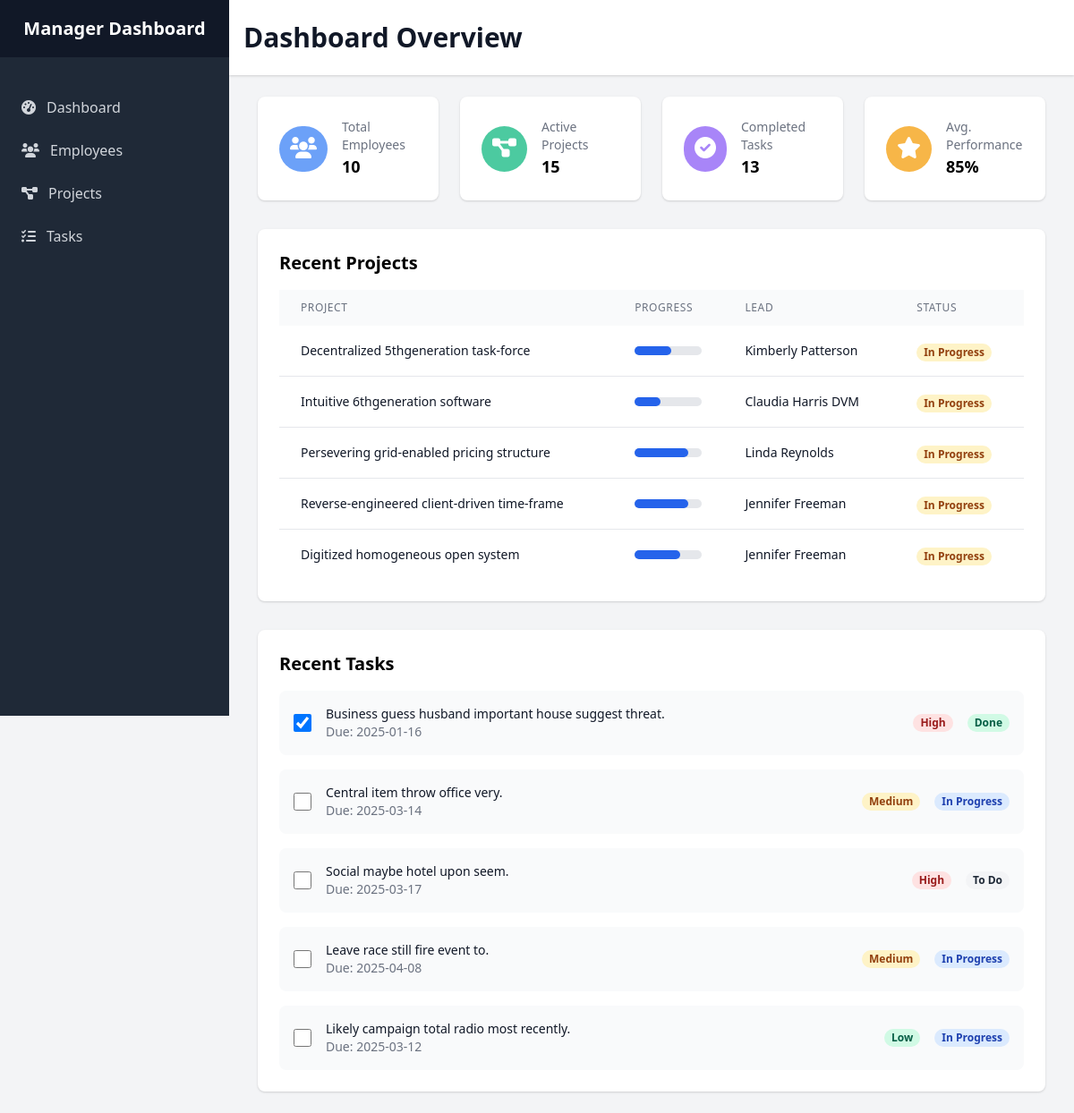
/dashboard, run on the app's committed database.
### app/models.py (models this page shows)
class Project(db.Model):
    id = db.Column(db.Integer, primary_key=True)
    title = db.Column(db.String(200), nullable=False)
    description = db.Column(db.Text)
    progress = db.Column(db.Integer, default=0)  # 0-100
    start_date = db.Column(db.DateTime, default=datetime.utcnow)
    end_date = db.Column(db.DateTime)
    employee_id = db.Column(db.Integer, db.ForeignKey('employee.id'))
    tasks = db.relationship('Task', backref='project', lazy=True)

class Employee(db.Model):
    id = db.Column(db.Integer, primary_key=True)
    name = db.Column(db.String(100), nullable=False)
    email = db.Column(db.String(120), unique=True, nullable=False)
    role = db.Column(db.String(100))
    department = db.Column(db.String(100))
    skills = db.Column(db.String(500))
    badge_level = db.Column(db.Integer, default=1)
    join_date = db.Column(db.DateTime, default=datetime.utcnow)
    projects = db.relationship('Project', backref='employee', lazy=True)
    tasks = db.relationship('Task', backref='employee', lazy=True)

class Task(db.Model):
    id = db.Column(db.Integer, primary_key=True)
    title = db.Column(db.String(200), nullable=False)
    description = db.Column(db.Text)
    status = db.Column(db.String(50), default='To Do')  # To Do, In Progress, Done
    priority = db.Column(db.String(50), default='Medium')  # Low, Medium, High
    due_date = db.Column(db.DateTime)
    created_at = db.Column(db.DateTime, default=datetime.utcnow)
    employee_id = db.Column(db.Integer, db.ForeignKey('employee.id'))
    project_id = db.Column(db.Integer, db.ForeignKey('project.id'))

### app/routes.py (the view)
@main.route('/')
@main.route('/dashboard')
def dashboard():
    employees = Employee.query.all()
    projects = Project.query.all()
    tasks = Task.query.all()
    total_employees = len(employees)
    active_projects = len([p for p in projects if p.progress < 100])
    completed_tasks = len([t for t in tasks if t.status == 'Done'])
    return render_template('dashboard.html',
                         employees=employees,
                         projects=projects,
                         tasks=tasks,
                         total_employees=total_employees,
                         active_projects=active_projects,
                         completed_tasks=completed_tasks)

### app/templates/dashboard.html
{% extends "base.html" %}
{% block header %}Dashboard Overview{% endblock %}
{% block content %}
<div class="grid grid-cols-1 md:grid-cols-2 lg:grid-cols-4 gap-6 mb-8">
    <div class="bg-white rounded-lg shadow p-6">
        <div class="flex items-center">
            <div class="p-3 rounded-full bg-blue-500 bg-opacity-75">
                <i class="fas fa-users text-white text-2xl"></i>
            </div>
            <div class="ml-4">
                <p class="text-sm text-gray-500">Total Employees</p>
                <p class="text-lg font-semibold">{{ total_employees }}</p>
            </div>
        </div>
    </div>
    <div class="bg-white rounded-lg shadow p-6">
        <div class="flex items-center">
            <div class="p-3 rounded-full bg-green-500 bg-opacity-75">
                <i class="fas fa-project-diagram text-white text-2xl"></i>
            </div>
            <div class="ml-4">
                <p class="text-sm text-gray-500">Active Projects</p>
                <p class="text-lg font-semibold">{{ active_projects }}</p>
            </div>
        </div>
    </div>
    <div class="bg-white rounded-lg shadow p-6">
        <div class="flex items-center">
            <div class="p-3 rounded-full bg-purple-500 bg-opacity-75">
                <i class="fas fa-check-circle text-white text-2xl"></i>
            </div>
            <div class="ml-4">
                <p class="text-sm text-gray-500">Completed Tasks</p>
                <p class="text-lg font-semibold">{{ completed_tasks }}</p>
            </div>
        </div>
    </div>
    <div class="bg-white rounded-lg shadow p-6">
        <div class="flex items-center">
            <div class="p-3 rounded-full bg-yellow-500 bg-opacity-75">
                <i class="fas fa-star text-white text-2xl"></i>
            </div>
            <div class="ml-4">
                <p class="text-sm text-gray-500">Avg. Performance</p>
                <p class="text-lg font-semibold">85%</p>
            </div>
        </div>
    </div>
</div>
<div class="bg-white rounded-lg shadow mb-8">
    <div class="p-6">
        <h2 class="text-xl font-semibold mb-4">Recent Projects</h2>
        <div class="overflow-x-auto">
            <table class="min-w-full">
                <thead>
                    <tr class="bg-gray-50">
                        <th class="px-6 py-3 text-left text-xs font-medium text-gray-500 uppercase tracking-wider">Project</th>
                        <th class="px-6 py-3 text-left text-xs font-medium text-gray-500 uppercase tracking-wider">Progress</th>
                        <th class="px-6 py-3 text-left text-xs font-medium text-gray-500 uppercase tracking-wider">Lead</th>
                        <th class="px-6 py-3 text-left text-xs font-medium text-gray-500 uppercase tracking-wider">Status</th>
                    </tr>
                </thead>
                <tbody class="bg-white divide-y divide-gray-200">
                    {% for project in projects[:5] %}
                    <tr>
                        <td class="px-6 py-4 whitespace-nowrap">
                            <div class="text-sm font-medium text-gray-900">{{ project.title }}</div>
                        </td>
                        <td class="px-6 py-4 whitespace-nowrap">
                            <div class="w-full bg-gray-200 rounded-full h-2.5">
                                <div class="bg-blue-600 h-2.5 rounded-full" style="width: {{ project.progress }}%"></div>
                            </div>
                        </td>
                        <td class="px-6 py-4 whitespace-nowrap">
                            <div class="text-sm text-gray-900">{{ project.employee.name }}</div>
                        </td>
                        <td class="px-6 py-4 whitespace-nowrap">
                            <span class="px-2 inline-flex text-xs leading-5 font-semibold rounded-full
                                       {% if project.progress < 100 %}bg-yellow-100 text-yellow-800
                                       {% else %}bg-green-100 text-green-800{% endif %}">
                                {{ 'Completed' if project.progress == 100 else 'In Progress' }}
                            </span>
                        </td>
                    </tr>
                    {% endfor %}
                </tbody>
            </table>
        </div>
    </div>
</div>
<div class="bg-white rounded-lg shadow">
    <div class="p-6">
        <h2 class="text-xl font-semibold mb-4">Recent Tasks</h2>
        <div class="space-y-4">
            {% for task in tasks[:5] %}
            <div class="flex items-center justify-between p-4 bg-gray-50 rounded-lg">
                <div class="flex items-center space-x-4">
                    <input type="checkbox" class="form-checkbox h-5 w-5 text-blue-600"
                           {% if task.status == 'Done' %}checked{% endif %}>
                    <div>
                        <p class="text-sm font-medium text-gray-900">{{ task.title }}</p>
                        <p class="text-sm text-gray-500">Due: {{ task.due_date.strftime('%Y-%m-%d') }}</p>
                    </div>
                </div>
                <div class="flex items-center space-x-4">
                    <span class="px-2 inline-flex text-xs leading-5 font-semibold rounded-full
                               {% if task.priority == 'High' %}bg-red-100 text-red-800
                               {% elif task.priority == 'Medium' %}bg-yellow-100 text-yellow-800
                               {% else %}bg-green-100 text-green-800{% endif %}">
                        {{ task.priority }}
                    </span>
                    <span class="px-2 inline-flex text-xs leading-5 font-semibold rounded-full
                               {% if task.status == 'Done' %}bg-green-100 text-green-800
                               {% elif task.status == 'In Progress' %}bg-blue-100 text-blue-800
                               {% else %}bg-gray-100 text-gray-800{% endif %}">
                        {{ task.status }}
                    </span>
                </div>
            </div>
            {% endfor %}
        </div>
    </div>
</div>
{% endblock %}

### app/templates/base.html (shortened to what this page needs)
<!DOCTYPE html>
<html lang="en">
<head>
    <link href="https://cdn.jsdelivr.net/npm/tailwindcss@2.2.19/dist/tailwind.min.css" rel="stylesheet">
    <link rel="stylesheet" href="https://cdnjs.cloudflare.com/ajax/libs/font-awesome/6.0.0/css/all.min.css">
    <link rel="stylesheet" href="{{ url_for('static', filename='css/style.css') }}">
</head>
<body class="bg-gray-100">
    <div class="flex">
        <div class="w-64 h-screen bg-gray-800 fixed">
            <div class="flex items-center justify-center h-16 bg-gray-900">
                <span class="text-white text-xl font-semibold">Manager Dashboard</span>
            </div>
            <nav class="mt-8">
                <a href="{{ url_for('main.dashboard') }}" class="flex items-center py-3 px-6 text-gray-300 hover:bg-gray-700">
                    <i class="fas fa-tachometer-alt mr-3"></i>
                    Dashboard
                </a>
                <a href="{{ url_for('main.employees') }}" class="flex items-center py-3 px-6 text-gray-300 hover:bg-gray-700">
                    <i class="fas fa-users mr-3"></i>
                    Employees
                </a>
                <a href="{{ url_for('main.projects') }}" class="flex items-center py-3 px-6 text-gray-300 hover:bg-gray-700">
                    <i class="fas fa-project-diagram mr-3"></i>
                    Projects
                </a>
                <a href="{{ url_for('main.tasks') }}" class="flex items-center py-3 px-6 text-gray-300 hover:bg-gray-700">
                    <i class="fas fa-tasks mr-3"></i>
                    Tasks
                </a>
            </nav>
        </div>
        <div class="ml-64 flex-1">
            <header class="bg-white shadow">
                <div class="max-w-7xl mx-auto py-6 px-4">
                    <h1 class="text-3xl font-bold text-gray-900">
                        {% block header %}{% endblock %}
                    </h1>
                </div>
            </header>
            <main class="max-w-7xl mx-auto py-6 sm:px-6 lg:px-8">
                {% block content %}{% endblock %}
            </main>
        </div>
    </div>
</body>
</html>

### app/static/css/style.css (style rules this page uses)
.hover\:bg-gray-700 { transition: background-color 0.2s ease-in-out; }

### data on the page
Project: title "Decentralized 5thgeneration task-force", employee.name "Kimberly Patterson", progress "In Progress"
Project: title "Intuitive 6thgeneration software", employee.name "Claudia Harris DVM", progress "In Progress"
Project: title "Persevering grid-enabled pricing structure", employee.name "Linda Reynolds", progress "In Progress"
Project: title "Reverse-engineered client-driven time-frame", employee.name "Jennifer Freeman", progress "In Progress"
Project: title "Digitized homogeneous open system", employee.name "Jennifer Freeman", progress "In Progress"
Task: status "☑", title "Business guess husband important house suggest threat.", due_date "2025-01-16", priority "High", status "Done"
Task: title "Central item throw office very.", due_date "2025-03-14", priority "Medium", status "In Progress"
Task: title "Social maybe hotel upon seem.", due_date "2025-03-17", priority "High", status "To Do"
Task: title "Leave race still fire event to.", due_date "2025-04-08", priority "Medium", status "In Progress"
Task: title "Likely campaign total radio most recently.", due_date "2025-03-12", priority "Low", status "In Progress"

### other printed values
{{ total_employees }} "10"
{{ active_projects }} "15"
{{ completed_tasks }} "13"
